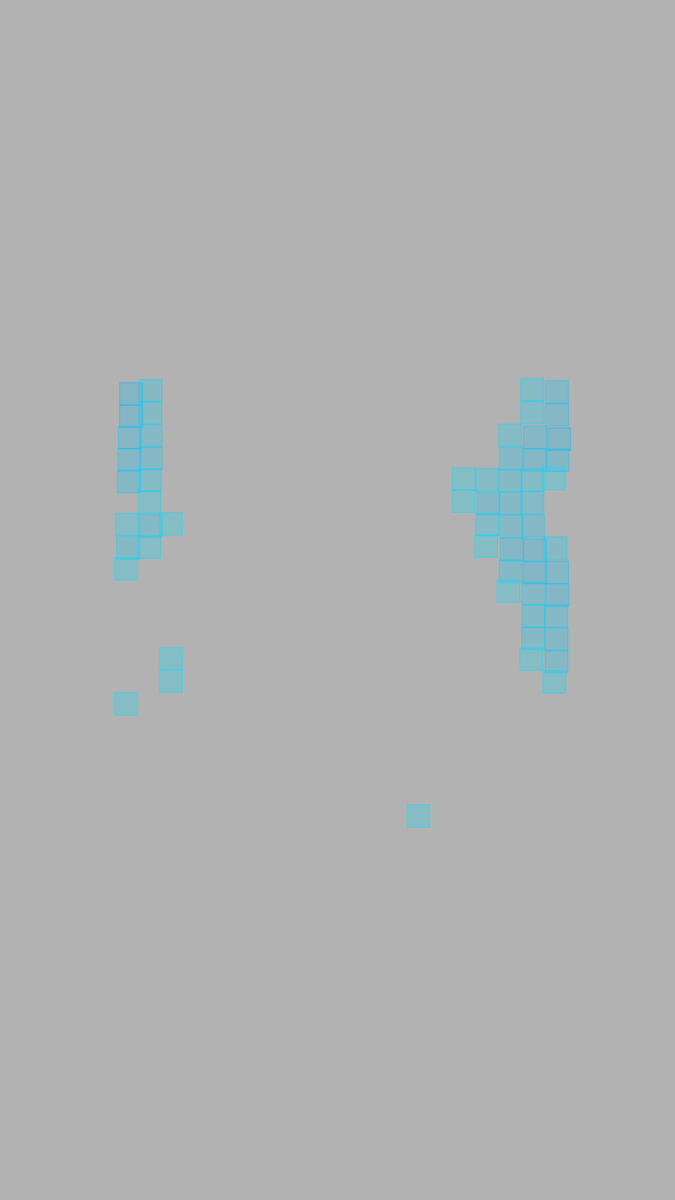
Frame 1 (no input)
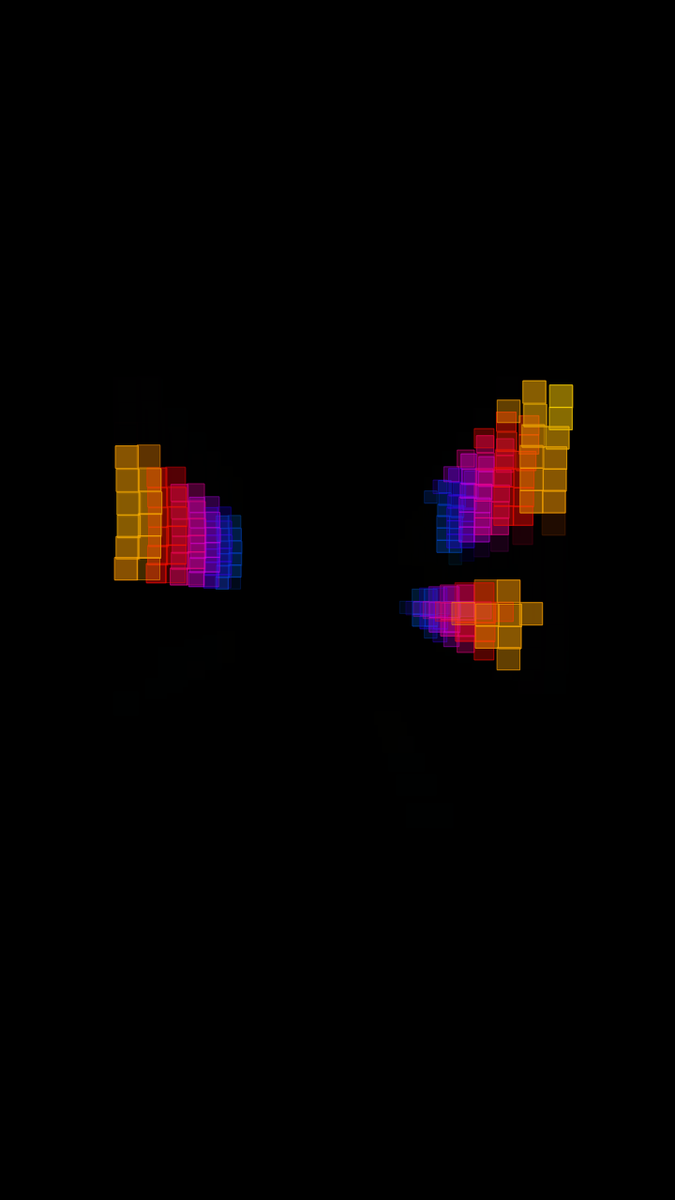
Frame 60 (no input)
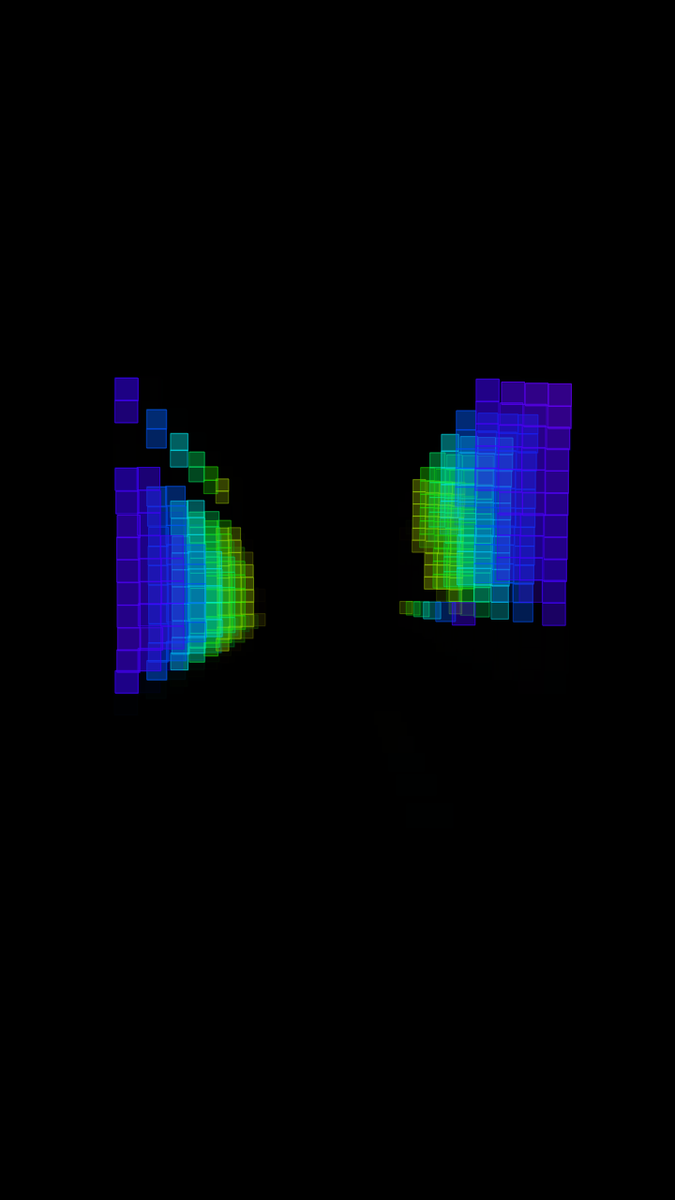
Frame 120 (the mouse pressed at the canvas centre since frame 60)

The p5.js sketch that drew these frames (run headless with seeded random() and noise() and a simulated clock; from frame 60 on, the mouse is pressed at the canvas centre):

// p5.js sketch
// ── sketch.js
function setup() {
	createCanvas(720, 1280);
	colorMode(HSB, 100);
	loadArr();
}

let g1 = [];
let g2 = [];
let g3 = [];
let g4 = [];
let g5 = [];
let g6 = [];
let prevArr = [];

const SIZE = 20;
let noiseVal = 0.1;
let noiseVal2 = 0.01;
const INTERACTION_KEY = 135;

function keyPressed() {
	if (keyCode === INTERACTION_KEY) {
		noiseVal = random(0.1, 0.2)
		noiseVal2 = random(0.01, 0.03)
	}
}
function draw() {
	background(0, 30);
	updateArr();
	drawArr(g6, width / 5.5, frameCount);
	drawArr(g5, width / 5, frameCount + 10);
	drawArr(g4, width / 4.5, frameCount + 20);
	drawArr(g3, width / 4, frameCount + 30);
	drawArr(g2, width / 3.5, frameCount + 40);
	drawArr(g1, width / 3, frameCount + 50);
}

function loadArr() {
	for (let i = 0; i < SIZE; i++) {
		let row = [];
		for (let j = 0; j < SIZE; j++) {
			let n = noise(i * noiseVal, j * noiseVal, frameCount * noiseVal2);
			row.push(n > 0.5);
		}
		g1.push(row);
	}
}

function drawArr(arr, offset, col) {
	for (let i = 0; i < arr.length; i++) {
		for (let j = 0; j < arr[i].length; j++) {
			let n = arr[i][j];
			if (n > 0.55) {
				let xoff = width / 2 - offset + i * ((offset * 2) / arr.length);
				let yoff = height / 2 - offset + j * ((offset * 2) / arr.length);
				let nMap = map(n, 0, 1, -1, 1);
				let hMap = map(offset, width / 3, width / 5.5, 50, 20);
				stroke((col + nMap * 10) % 100, 100, 100, hMap);
				fill((col + nMap * 10) % 100, 100, 100, hMap / 2);
				rect(
					xoff + (nMap * offset * 2) / arr.length,
					yoff + (nMap * offset * 2) / arr.length,
					(offset * 2) / arr.length,
					(offset * 2) / arr.length
				);
			}
		}
	}
}

function updateArr() {
	g6 = Array.from(g5);
	g5 = Array.from(g4);
	g4 = Array.from(g3);
	g3 = Array.from(g2);
	g2 = Array.from(prevArr);
	prevArr = Array.from(g1);
	for (let i = 0; i < g1.length; i++) {
		for (let j = 0; j < g1[i].length; j++) {
			let n = noise(i * noiseVal, j * noiseVal, frameCount * noiseVal2);
			g1[i][j] = n;
		}
	}
}
